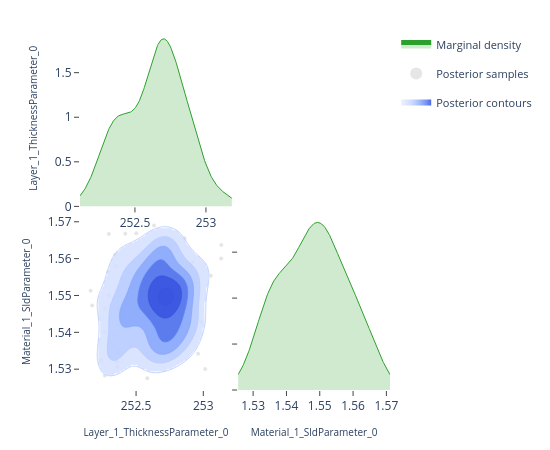

Notebook code for this chart:
### Code cell
# ---- Pairwise focus: thickness vs SLD ---------------------------------------
# A 2-parameter corner plot zooms in on the joint posterior for a specific
# pair.  This is the same view the EasyReflectometryApp's "2D Heatmap"
# sub-tab uses to inspect parameter degeneracies.


params_of_interest = ['Layer_1_ThicknessParameter_0', 'Material_1_SldParameter_0']
idx = [posterior.param_names.index(p) for p in params_of_interest]
subset_draws = np.asarray(posterior.draws)[:, idx]

fig = plot_corner(subset_draws, params_of_interest)
fig.show()

### Figure 1 — Plotly figure (JSON) as saved in the notebook; plotly's stock layout.template omitted (floating-point values rounded to 4 significant figures; data arrays with more than 128 entries replaced by an {"elided": "..."} marker saying what was removed)
{"data": [{"fill": "tozeroy", "fillcolor": "rgba(44, 160, 44, 0.22)", "hoverinfo": "skip", "legendgroup": "marginal", "line": {"color": "rgb(44, 160, 44)", "width": 1}, "mode": "lines", "name": "Marginal density", "showlegend": true, "type": "scatter", "x": {"elided": "256 float values"}, "xaxis": "x", "y": {"elided": "256 float values"}, "yaxis": "y"}, {"hoverinfo": "skip", "legendgroup": "scatter", "marker": {"color": "rgba(140, 140, 140, 0.22)", "size": 4}, "mode": "markers", "name": "Posterior samples", "showlegend": true, "type": "scatter", "x": [252.8, 252.4, 252.7, 252.3, 252.7, 252.7, 252.7, 252.3, 252.7, 252.9, 252.6, 252.9, 252.4, 252.8, 252.4, 252.8, 252.9, 252.8, 252.7, 252.5, 252.8, 252.6, 253.0, 252.6, 252.7, 252.8, 252.9, 252.9, 252.9, 252.2, 252.3, 252.6, 252.6, 252.4, 252.6, 252.4, 252.7, 252.8, 253.1, 252.7, 252.7, 252.3, 252.8, 252.4, 252.7, 252.6, 252.7, 252.6, 252.8, 252.3, 252.6, 252.8, 252.6, 252.8, 252.6, 252.5, 252.9, 252.8, 252.2, 252.7, 252.7, 252.3, 253.1, 252.7, 253.0, 252.9, 252.5, 253.0, 252.4, 252.4, 252.4, 252.5, 252.6, 252.3, 252.4, 252.9, 252.5, 252.6, 252.9, 252.3, 252.7, 252.4, 252.8, 253.1, 252.8, 252.7, 252.5, 252.9, 252.7, 252.3, 252.7, 252.6, 252.7, 252.6, 252.7, 252.2, 252.4, 252.6, 252.5, 252.8, 252.6, 252.9, 252.9, 252.7, 252.8, 253.0, 252.5, 252.8, 252.5, 252.3, 252.4, 252.7, 252.8, 252.6, 252.4, 252.5, 252.5, 252.7, 252.6, 252.9], "xaxis": "x3", "y": [1.564, 1.534, 1.537, 1.528, 1.562, 1.565, 1.537, 1.556, 1.559, 1.542, 1.56, 1.551, 1.558, 1.55, 1.532, 1.552, 1.544, 1.539, 1.56, 1.556, 1.54, 1.534, 1.534, 1.55, 1.537, 1.535, 1.548, 1.542, 1.55, 1.532, 1.54, 1.539, 1.546, 1.531, 1.554, 1.54, 1.545, 1.534, 1.564, 1.554, 1.552, 1.534, 1.548, 1.539, 1.545, 1.569, 1.563, 1.555, 1.548, 1.561, 1.552, 1.539, 1.539, 1.55, 1.528, 1.567, 1.558, 1.551, 1.547, 1.561, 1.548, 1.537, 1.555, 1.56, 1.543, 1.543, 1.544, 1.553, 1.546, 1.544, 1.545, 1.558, 1.546, 1.536, 1.546, 1.557, 1.552, 1.555, 1.566, 1.546, 1.552, 1.543, 1.549, 1.56, 1.555, 1.554, 1.548, 1.559, 1.563, 1.567, 1.545, 1.533, 1.548, 1.538, 1.534, 1.551, 1.567, 1.56, 1.548, 1.538, 1.552, 1.554, 1.542, 1.54, 1.534, 1.53, 1.543, 1.553, 1.559, 1.55, 1.554, 1.548, 1.541, 1.546, 1.546, 1.536, 1.552, 1.549, 1.552, 1.551], "yaxis": "y3", "zorder": 0}, {"colorscale": [[0.0, "rgba(224, 233, 255, 0.62)"], [0.35, "rgba(183, 203, 255, 0.70)"], [0.6, "rgba(138, 169, 252, 0.78)"], [0.82, "rgba(96, 131, 242, 0.84)"], [1.0, "rgba(58, 86, 224, 0.90)"]], "connectgaps": false, "contours": {"coloring": "fill", "end": 62.09, "showlabels": false, "showlines": false, "size": 9.804, "start": 13.07}, "hoverinfo": "skip", "legendgroup": "contour", "name": "Posterior contours", "showlegend": true, "showscale": false, "type": "contour", "x": [252.1, 252.1, 252.1, 252.2, 252.2, 252.2, 252.2, 252.2, 252.2, 252.2, 252.2, 252.3, 252.3, 252.3, 252.3, 252.3, 252.3, 252.3, 252.4, 252.4, 252.4, 252.4, 252.4, 252.4, 252.4, 252.5, 252.5, 252.5, 252.5, 252.5, 252.5, 252.5, 252.5, 252.6, 252.6, 252.6, 252.6, 252.6, 252.6, 252.6, 252.7, 252.7, 252.7, 252.7, 252.7, 252.7, 252.7, 252.7, 252.8, 252.8, 252.8, 252.8, 252.8, 252.8, 252.8, 252.9, 252.9, 252.9, 252.9, 252.9, 252.9, 252.9, 253.0, 253.0, 253.0, 253.0, 253.0, 253.0, 253.0, 253.0, 253.1, 253.1, 253.1, 253.1, 253.1, 253.1, 253.1, 253.2, 253.2, 253.2], "xaxis": "x3", "y": [1.525, 1.526, 1.527, 1.527, 1.528, 1.528, 1.529, 1.53, 1.53, 1.531, 1.531, 1.532, 1.532, 1.533, 1.534, 1.534, 1.535, 1.535, 1.536, 1.536, 1.537, 1.538, 1.538, 1.539, 1.539, 1.54, 1.54, 1.541, 1.542, 1.542, 1.543, 1.543, 1.544, 1.545, 1.545, 1.546, 1.546, 1.547, 1.547, 1.548, 1.549, 1.549, 1.55, 1.55, 1.551, 1.551, 1.552, 1.553, 1.553, 1.554, 1.554, 1.555, 1.556, 1.556, 1.557, 1.557, 1.558, 1.558, 1.559, 1.56, 1.56, 1.561, 1.561, 1.562, 1.562, 1.563, 1.564, 1.564, 1.565, 1.565, 1.566, 1.566, 1.567, 1.568, 1.568, 1.569, 1.569, 1.57, 1.571, 1.571], "yaxis": "y3", "z": {"elided": "80x80 float values"}, "zmax": 62.09, "zmin": 13.07, "zorder": 1}, {"colorscale": [[0.0, "rgba(183, 203, 255, 0.94)"], [0.35, "rgba(183, 203, 255, 0.94)"], [0.35, "rgba(138, 169, 252, 0.95)"], [0.6, "rgba(138, 169, 252, 0.95)"], [0.6, "rgba(96, 131, 242, 0.96)"], [0.82, "rgba(96, 131, 242, 0.96)"], [0.82, "rgba(58, 86, 224, 0.98)"], [1.0, "rgba(58, 86, 224, 0.98)"]], "contours": {"coloring": "lines", "end": 62.09, "showlabels": false, "size": 9.804, "start": 13.07}, "hoverinfo": "skip", "legendgroup": "contour", "line": {"width": 0.9}, "showlegend": false, "showscale": false, "type": "contour", "x": [252.1, 252.1, 252.1, 252.2, 252.2, 252.2, 252.2, 252.2, 252.2, 252.2, 252.2, 252.3, 252.3, 252.3, 252.3, 252.3, 252.3, 252.3, 252.4, 252.4, 252.4, 252.4, 252.4, 252.4, 252.4, 252.5, 252.5, 252.5, 252.5, 252.5, 252.5, 252.5, 252.5, 252.6, 252.6, 252.6, 252.6, 252.6, 252.6, 252.6, 252.7, 252.7, 252.7, 252.7, 252.7, 252.7, 252.7, 252.7, 252.8, 252.8, 252.8, 252.8, 252.8, 252.8, 252.8, 252.9, 252.9, 252.9, 252.9, 252.9, 252.9, 252.9, 253.0, 253.0, 253.0, 253.0, 253.0, 253.0, 253.0, 253.0, 253.1, 253.1, 253.1, 253.1, 253.1, 253.1, 253.1, 253.2, 253.2, 253.2], "xaxis": "x3", "y": [1.525, 1.526, 1.527, 1.527, 1.528, 1.528, 1.529, 1.53, 1.53, 1.531, 1.531, 1.532, 1.532, 1.533, 1.534, 1.534, 1.535, 1.535, 1.536, 1.536, 1.537, 1.538, 1.538, 1.539, 1.539, 1.54, 1.54, 1.541, 1.542, 1.542, 1.543, 1.543, 1.544, 1.545, 1.545, 1.546, 1.546, 1.547, 1.547, 1.548, 1.549, 1.549, 1.55, 1.55, 1.551, 1.551, 1.552, 1.553, 1.553, 1.554, 1.554, 1.555, 1.556, 1.556, 1.557, 1.557, 1.558, 1.558, 1.559, 1.56, 1.56, 1.561, 1.561, 1.562, 1.562, 1.563, 1.564, 1.564, 1.565, 1.565, 1.566, 1.566, 1.567, 1.568, 1.568, 1.569, 1.569, 1.57, 1.571, 1.571], "yaxis": "y3", "z": {"elided": "80x80 float values"}, "zmax": 62.09, "zmin": 13.07, "zorder": 2}, {"fill": "tozeroy", "fillcolor": "rgba(44, 160, 44, 0.22)", "hoverinfo": "skip", "legendgroup": "marginal", "line": {"color": "rgb(44, 160, 44)", "width": 1}, "mode": "lines", "name": "Marginal density", "showlegend": false, "type": "scatter", "x": {"elided": "256 float values"}, "xaxis": "x4", "y": {"elided": "256 float values"}, "yaxis": "y4"}], "layout": {"height": 450, "legend": {"font": {"size": 11}, "itemsizing": "constant", "orientation": "v", "x": 1.02, "xanchor": "left", "y": 1.0, "yanchor": "top"}, "margin": {"b": 60, "l": 80, "r": 160, "t": 30}, "plot_bgcolor": "white", "showlegend": true, "width": 550, "xaxis": {"anchor": "y", "domain": [0.0, 0.49], "showgrid": false, "ticks": "outside", "zeroline": false}, "xaxis2": {"anchor": "y2", "domain": [0.51, 1.0], "showgrid": false, "ticks": "outside", "visible": false, "zeroline": false}, "xaxis3": {"anchor": "y3", "domain": [0.0, 0.49], "showgrid": false, "ticks": "outside", "title": {"font": {"size": 10}, "text": "Layer_1_ThicknessParameter_0"}, "zeroline": false}, "xaxis4": {"anchor": "y4", "domain": [0.51, 1.0], "showgrid": false, "ticks": "outside", "title": {"font": {"size": 10}, "text": "Material_1_SldParameter_0"}, "zeroline": false}, "yaxis": {"anchor": "x", "domain": [0.51, 1.0], "showgrid": false, "ticks": "outside", "title": {"font": {"size": 10}, "text": "Layer_1_ThicknessParameter_0"}, "zeroline": false}, "yaxis2": {"anchor": "x2", "domain": [0.51, 1.0], "showgrid": false, "ticks": "outside", "visible": false, "zeroline": false}, "yaxis3": {"anchor": "x3", "domain": [0.0, 0.49], "showgrid": false, "ticks": "outside", "title": {"font": {"size": 10}, "text": "Material_1_SldParameter_0"}, "zeroline": false}, "yaxis4": {"anchor": "x4", "domain": [0.0, 0.49], "showgrid": false, "showticklabels": false, "ticks": "outside", "zeroline": false}}}
